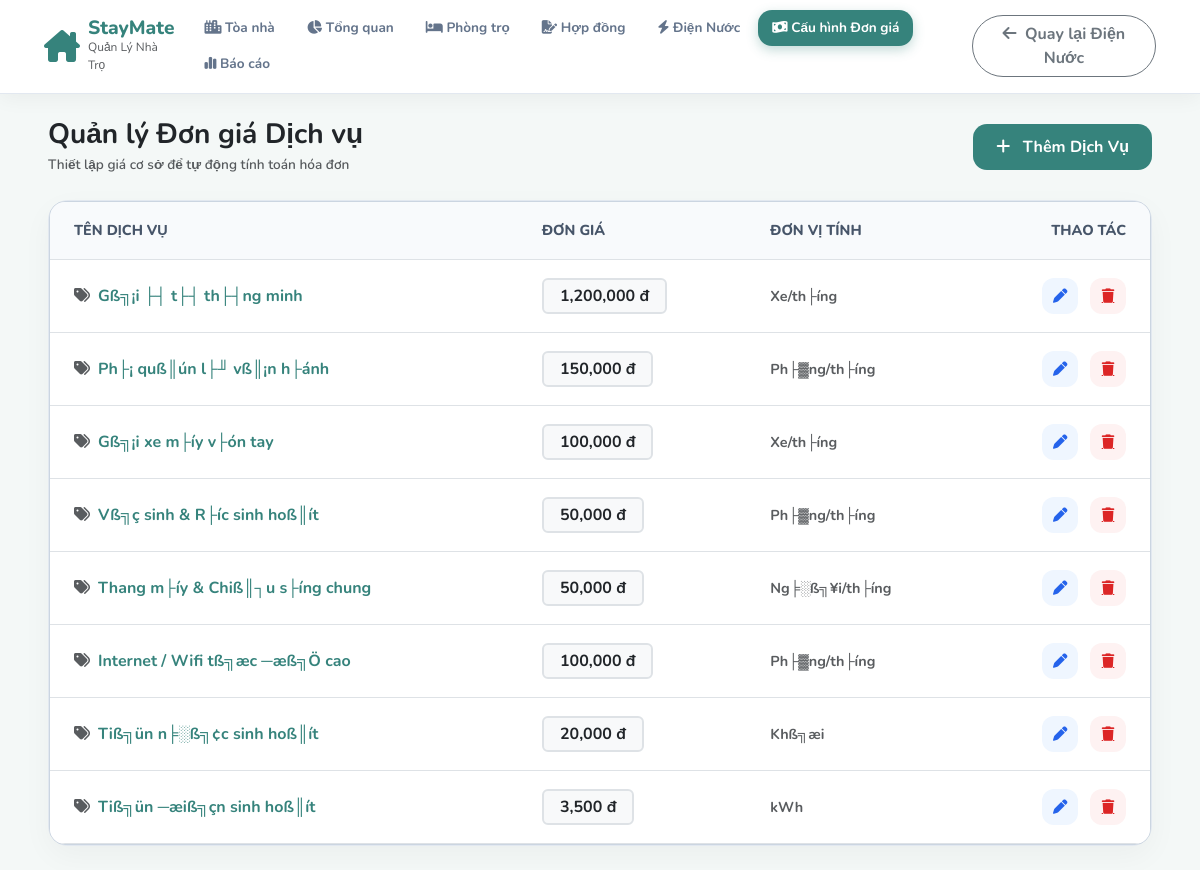
Page /BaiTapCaNhan/05_DoMinhNguyet/public/index.php on the committed database.
### tables this page shows
CREATE TABLE `services` (
  `id` int NOT NULL AUTO_INCREMENT,
  `service_name` varchar(100) NOT NULL,
  `unit_price` decimal(10,2) NOT NULL,
  `unit` varchar(50) NOT NULL,
  `is_active` tinyint(1) DEFAULT '1',
  `created_at` timestamp NULL DEFAULT CURRENT_TIMESTAMP,
  PRIMARY KEY (`id`)
);

### BaiTapCaNhan/05_DoMinhNguyet/src/Controller/ServiceController.php (called while the page is built, shortened)
<?php
class ServiceController {
    private $repo;
    public function __construct($repo) {
        $this->repo = $repo;
    }
    public function index() {
        $services = $this->repo->getAll();
        require __DIR__ . '/../View/service_list.php';
    }
}
?>

### BaiTapCaNhan/05_DoMinhNguyet/src/Repository/ServiceRepository.php (called while the page is built, shortened)
<?php
class ServiceRepository {
    private $pdo;
    public function __construct($pdo) {
        $this->pdo = $pdo;
    }
    public function getAll() {
        $stmt = $this->pdo->query("SELECT * FROM services ORDER BY id DESC");
        return $stmt->fetchAll();
    }
}
?>

### BaiTapCaNhan/05_DoMinhNguyet/src/View/service_list.php (the view, shortened to what this page needs)
<!DOCTYPE html>
<html lang="vi">
<head>
    <link href="https://cdn.jsdelivr.net/npm/bootstrap@5.3.0/dist/css/bootstrap.min.css" rel="stylesheet">
    <link rel="stylesheet" href="https://cdnjs.cloudflare.com/ajax/libs/font-awesome/6.4.0/css/all.min.css">
</head>
<body>
    <?php $rootUrl = (strpos($_SERVER['SCRIPT_NAME'] ?? '', '/BaiTapCaNhan/') !== false) ? '../../../index.php' : 'index.php'; ?>
    <nav class="navbar navbar-expand-lg navbar-custom sticky-top">
        <div class="container-fluid px-3 px-xl-4">
            <a class="brand-logo d-flex align-items-center gap-2 text-decoration-none me-3" href="<?= $rootUrl ?>?route=dashboard">
                <i class="fa-solid fa-house-chimney"></i>
                <div>
                    <div class="brand-text lh-1">StayMate</div>
                    <div class="text-muted" style="font-size: 0.75rem;">Quản Lý Nhà Trọ</div>
                </div>
            </a>
            <ul class="nav nav-pills me-auto d-none d-lg-flex">
                <li class="nav-item"><a class="nav-link" href="<?= $rootUrl ?>?route=dashboard"><i class="fa-solid fa-city"></i> Tòa nhà</a></li>
                <li class="nav-item"><a class="nav-link" href="<?= $rootUrl ?>?route=overview"><i class="fa-solid fa-chart-pie"></i> Tổng quan</a></li>
                <li class="nav-item"><a class="nav-link" href="<?= $rootUrl ?>?route=rooms"><i class="fa-solid fa-bed"></i> Phòng trọ</a></li>
                <li class="nav-item"><a class="nav-link" href="<?= $rootUrl ?>?route=contracts"><i class="fa-solid fa-file-signature"></i> Hợp đồng</a></li>
                <li class="nav-item"><a class="nav-link" href="<?= $rootUrl ?>?route=utilities"><i class="fa-solid fa-bolt"></i> Điện Nước</a></li>
                <li class="nav-item"><a class="nav-link active" href="<?= $rootUrl ?>?route=services"><i class="fa-solid fa-money-bill-wave"></i> Cấu hình Đơn giá</a></li>
                <li class="nav-item"><a class="nav-link" href="<?= $rootUrl ?>?route=reports"><i class="fa-solid fa-chart-simple"></i> Báo cáo</a></li>
            </ul>
            <a href="<?= $rootUrl ?>?route=utilities" class="btn btn-outline-secondary rounded-pill fw-bold text-xs"><i class="fa-solid fa-arrow-left me-1"></i> Quay lại Điện Nước</a>
        </div>
    </nav>
    <div class="container-fluid px-4 px-xl-5 py-4">
        <div class="d-flex justify-content-between align-items-center mb-4">
            <div>
                <h3 class="fw-bold mb-1 text-dark">Quản lý Đơn giá Dịch vụ</h3>
                <div class="text-muted fw-semibold" style="font-size: 0.85rem;">Thiết lập giá cơ sở để tự động tính toán hóa đơn</div>
            </div>
            <button class="btn btn-teal-custom" data-bs-toggle="modal" data-bs-target="#serviceModal" onclick="openAddModal()">
                <i class="fa-solid fa-plus me-2"></i> Thêm Dịch Vụ
            </button>
        </div>
        <div class="content-card p-0">
            <div class="table-container table-responsive">
                <table class="table table-custom table-hover mb-0">
                    <thead>
                        <tr>
                            <th class="ps-4">TÊN DỊCH VỤ</th>
                            <th>ĐƠN GIÁ</th>
                            <th>ĐƠN VỊ TÍNH</th>
                            <th class="text-end pe-4">THAO TÁC</th>
                        </tr>
                    </thead>
                    <tbody>
                        <?php foreach ($services as $sv): ?>
                        <tr>
                            <td class="ps-4 fw-bold" style="color: var(--primary-teal); font-size: 1rem;"><i class="fa-solid fa-tags me-2 text-muted"></i><?= htmlspecialchars($sv['service_name']) ?></td>
                            <td><span class="badge bg-light text-dark border border-2 px-3 py-2 fs-6"><?= number_format($sv['unit_price']) ?> đ</span></td>
                            <td class="fw-bold text-muted"><?= htmlspecialchars($sv['unit']) ?></td>
                            <td class="text-end pe-4">
                                <button class="action-btn-edit me-2" onclick="openEditModal(<?= $sv['id'] ?>, '<?= htmlspecialchars($sv['service_name']) ?>', <?= $sv['unit_price'] ?>, '<?= htmlspecialchars($sv['unit']) ?>')">
                                    <i class="fa-solid fa-pen"></i>
                                </button>
                                <a href="index.php?route=services&action=delete&id=<?= $sv['id'] ?>" class="action-btn-delete" onclick="return confirm('Bạn có chắc chắn muốn xóa dịch vụ này?');">
                                    <i class="fa-solid fa-trash"></i>
                                </a>
                            </td>
                        </tr>
                        <?php endforeach; ?>
                    </tbody>
                </table>
            </div>
        </div>
    </div>
</body>
</html>

### BaiTapCaNhan/05_DoMinhNguyet/public/index.php (shortened to what this page needs)
<?php
require_once __DIR__ . '/../db.php';
require_once __DIR__ . '/../src/Repository/ServiceRepository.php';
require_once __DIR__ . '/../src/Controller/ServiceController.php';
$route = $_GET['route'] ?? 'services';
if ($route === 'services') {
    $repository = new ServiceRepository($pdo);
    $controller = new ServiceController($repository);
    $controller->index();
} elseif ($route === 'reports') {
    $reportRepo = new ReportRepository($pdo);
    $reportController = new ReportController($reportRepo);
    $reportController->index();
} else {
    echo "<h1>404 - Không tìm thấy trang</h1>";
}
?>

### BaiTapCaNhan/05_DoMinhNguyet/src/View/service_list.php (style rules this page uses)
:root { --primary-teal: #36837c; --primary-hover: #2a6a64; --bg-body: #f4f8f7; --card-radius: 20px; }
body { background-color: var(--bg-body); font-family: 'Nunito', sans-serif; font-size: 0.9rem; color: #334155; }
.navbar-custom { background-color: #ffffff; padding: 10px 20px; box-shadow: 0 4px 20px rgba(0, 0, 0, 0.05); border-bottom: 1px solid #e2e8f0; }
.brand-logo i { color: var(--primary-teal); font-size: 2rem; }
.brand-text { color: var(--primary-teal); font-weight: 800; font-size: 1.2rem; }
.nav-pills .nav-link { color: #64748b; font-weight: 700; font-size: 0.85rem; padding: 8px 14px; border-radius: 14px; margin-right: 4px; }
.nav-pills .nav-link.active { background-color: var(--primary-teal); color: white; box-shadow: 0 4px 12px rgba(54, 131, 124, 0.3); }
.content-card { background: #ffffff; border-radius: var(--card-radius); border: 1px solid #e2e8f0; box-shadow: 0 10px 30px rgba(0, 0, 0, 0.04); }
.btn-teal-custom { background-color: var(--primary-teal); color: white; border-radius: 14px; font-weight: 700; padding: 10px 22px; }
.table-container { border: 1px solid #cbd5e1; border-radius: 16px; overflow: hidden; }
.table-custom th { background-color: #f8fafc; color: #475569; font-weight: 800; padding: 18px 20px; text-transform: uppercase; }
.table-custom td { padding: 18px 20px; vertical-align: middle; font-weight: 600; }
.action-btn-edit, .action-btn-delete { width: 36px; height: 36px; display: inline-flex; align-items: center; justify-content: center; border-radius: 12px; border: none; cursor: pointer; transition: 0.2s; }
.action-btn-edit { background-color: #eff6ff; color: #2563eb; }
.action-btn-delete { background-color: #fef2f2; color: #dc2626; }

### rows in the picture
services: service_name "Gß╗¡i ├┤ t├┤ th├┤ng minh", unit_price "1,200,000", unit "Xe/th├íng"
services: service_name "Ph├¡ quß║ún l├╜ vß║¡n h├ánh", unit_price "150,000", unit "Ph├▓ng/th├íng"
services: service_name "Gß╗¡i xe m├íy v├ón tay", unit_price "100,000", unit "Xe/th├íng"
services: service_name "Vß╗ç sinh & R├íc sinh hoß║ít", unit_price "50,000", unit "Ph├▓ng/th├íng"
services: service_name "Thang m├íy & Chiß║┐u s├íng chung", unit_price "50,000", unit "Ng╞░ß╗¥i/th├íng"
services: service_name "Internet / Wifi tß╗æc ─æß╗Ö cao", unit_price "100,000", unit "Ph├▓ng/th├íng"
services: service_name "Tiß╗ün n╞░ß╗¢c sinh hoß║ít", unit_price "20,000", unit "Khß╗æi"
services: service_name "Tiß╗ün ─æiß╗çn sinh hoß║ít", unit_price "3,500", unit "kWh"
